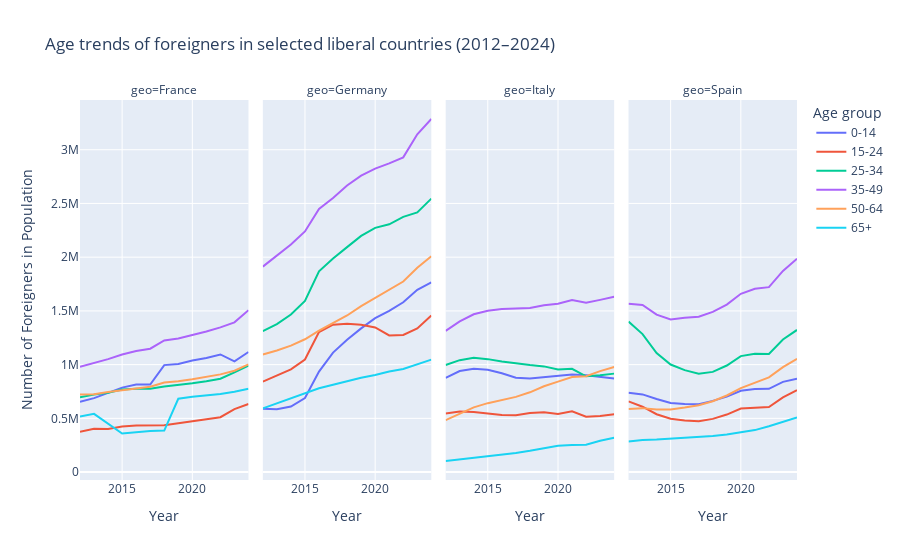

Source (notebook cell):
### Code cell
fig = px.line(
    temp_df[
        (temp_df['geo'].isin(['France', 'Germany', 'Italy', 'Spain'])) & 
        (temp_df['Sex'] == 'Total')
    ].groupby(['geo', 'year', 'age_class'], as_index=False)['Number'].sum(),
    x="year",
    y="Number",
    color="age_class",
    facet_col="geo",
    facet_col_wrap=4,
    title="Age trends of foreigners in selected liberal countries (2012–2024)",
    labels={
        "year": "Year",
        "Number": "Number of Foreigners",
        "age_class": "Age group",
    }
)

fig.update_layout(
    showlegend=True,
    xaxis_title="Year",
    yaxis_title="Number of Foreigners in Population"
)
fig.show()

### Figure 1 — Plotly figure (JSON) as saved in the notebook; plotly's stock layout.template omitted (floating-point values rounded to 4 significant figures)
{"data": [{"hovertemplate": "Age group=0-14<br>geo=France<br>Year=%{x}<br>Number of Foreigners=%{y}<extra></extra>", "legendgroup": "0-14", "line": {"color": "#636efa", "dash": "solid"}, "marker": {"symbol": "circle"}, "mode": "lines", "name": "0-14", "orientation": "v", "showlegend": true, "type": "scatter", "x": [2012, 2013, 2015, 2016, 2017, 2018, 2019, 2020, 2021, 2022, 2023, 2024], "xaxis": "x", "y": [653277, 688646, 786433, 815908, 815254, 995572, 1006639, 1037558, 1061059, 1094634, 1030064, 1117756], "yaxis": "y"}, {"hovertemplate": "Age group=0-14<br>geo=Germany<br>Year=%{x}<br>Number of Foreigners=%{y}<extra></extra>", "legendgroup": "0-14", "line": {"color": "#636efa", "dash": "solid"}, "marker": {"symbol": "circle"}, "mode": "lines", "name": "0-14", "orientation": "v", "showlegend": false, "type": "scatter", "x": [2012, 2013, 2014, 2015, 2016, 2017, 2018, 2019, 2020, 2021, 2022, 2023, 2024], "xaxis": "x2", "y": [588971, 585410, 610499, 689672, 935101, 1111993, 1231646, 1337593, 1432135, 1499692, 1580326, 1696565, 1765926], "yaxis": "y2"}, {"hovertemplate": "Age group=0-14<br>geo=Italy<br>Year=%{x}<br>Number of Foreigners=%{y}<extra></extra>", "legendgroup": "0-14", "line": {"color": "#636efa", "dash": "solid"}, "marker": {"symbol": "circle"}, "mode": "lines", "name": "0-14", "orientation": "v", "showlegend": false, "type": "scatter", "x": [2012, 2013, 2014, 2015, 2016, 2017, 2018, 2019, 2020, 2021, 2022, 2023, 2024], "xaxis": "x3", "y": [876057, 940101, 961168, 953017, 919743, 878529, 870218, 883655, 890378, 908891, 900902, 883632, 870207], "yaxis": "y3"}, {"hovertemplate": "Age group=0-14<br>geo=Spain<br>Year=%{x}<br>Number of Foreigners=%{y}<extra></extra>", "legendgroup": "0-14", "line": {"color": "#636efa", "dash": "solid"}, "marker": {"symbol": "circle"}, "mode": "lines", "name": "0-14", "orientation": "v", "showlegend": false, "type": "scatter", "x": [2012, 2013, 2014, 2015, 2016, 2017, 2018, 2019, 2020, 2021, 2022, 2023, 2024], "xaxis": "x4", "y": [739088, 723085, 680194, 643282, 632809, 631317, 662638, 702671, 757220, 773800, 775084, 839853, 868785], "yaxis": "y4"}, {"hovertemplate": "Age group=15-24<br>geo=France<br>Year=%{x}<br>Number of Foreigners=%{y}<extra></extra>", "legendgroup": "15-24", "line": {"color": "#EF553B", "dash": "solid"}, "marker": {"symbol": "circle"}, "mode": "lines", "name": "15-24", "orientation": "v", "showlegend": true, "type": "scatter", "x": [2012, 2013, 2014, 2015, 2016, 2017, 2018, 2019, 2020, 2021, 2022, 2023, 2024], "xaxis": "x", "y": [375569, 402228, 401619, 424839, 433576, 433520, 436747, 454520, 472461, 489884, 510953, 585571, 633594], "yaxis": "y"}, {"hovertemplate": "Age group=15-24<br>geo=Germany<br>Year=%{x}<br>Number of Foreigners=%{y}<extra></extra>", "legendgroup": "15-24", "line": {"color": "#EF553B", "dash": "solid"}, "marker": {"symbol": "circle"}, "mode": "lines", "name": "15-24", "orientation": "v", "showlegend": false, "type": "scatter", "x": [2012, 2013, 2014, 2015, 2016, 2017, 2018, 2019, 2020, 2021, 2022, 2023, 2024], "xaxis": "x2", "y": [841798, 895725, 956094, 1048232, 1302716, 1372207, 1381375, 1372096, 1346544, 1271421, 1276404, 1336932, 1456552], "yaxis": "y2"}, {"hovertemplate": "Age group=15-24<br>geo=Italy<br>Year=%{x}<br>Number of Foreigners=%{y}<extra></extra>", "legendgroup": "15-24", "line": {"color": "#EF553B", "dash": "solid"}, "marker": {"symbol": "circle"}, "mode": "lines", "name": "15-24", "orientation": "v", "showlegend": false, "type": "scatter", "x": [2012, 2013, 2014, 2015, 2016, 2017, 2018, 2019, 2020, 2021, 2022, 2023, 2024], "xaxis": "x3", "y": [545792, 563298, 559307, 542189, 531255, 530134, 550156, 556643, 539939, 565441, 515743, 523182, 538060], "yaxis": "y3"}, {"hovertemplate": "Age group=15-24<br>geo=Spain<br>Year=%{x}<br>Number of Foreigners=%{y}<extra></extra>", "legendgroup": "15-24", "line": {"color": "#EF553B", "dash": "solid"}, "marker": {"symbol": "circle"}, "mode": "lines", "name": "15-24", "orientation": "v", "showlegend": false, "type": "scatter", "x": [2012, 2013, 2014, 2015, 2016, 2017, 2018, 2019, 2020, 2021, 2022, 2023, 2024], "xaxis": "x4", "y": [657659, 608419, 538777, 497140, 480206, 472641, 495185, 535413, 591794, 595422, 606021, 695725, 762370], "yaxis": "y4"}, {"hovertemplate": "Age group=25-34<br>geo=France<br>Year=%{x}<br>Number of Foreigners=%{y}<extra></extra>", "legendgroup": "25-34", "line": {"color": "#00cc96", "dash": "solid"}, "marker": {"symbol": "circle"}, "mode": "lines", "name": "25-34", "orientation": "v", "showlegend": true, "type": "scatter", "x": [2012, 2013, 2014, 2015, 2016, 2017, 2018, 2019, 2020, 2021, 2022, 2023, 2024], "xaxis": "x", "y": [696341, 720991, 737600, 767934, 776713, 774774, 797042, 810014, 825776, 844825, 868949, 927416, 991681], "yaxis": "y"}, {"hovertemplate": "Age group=25-34<br>geo=Germany<br>Year=%{x}<br>Number of Foreigners=%{y}<extra></extra>", "legendgroup": "25-34", "line": {"color": "#00cc96", "dash": "solid"}, "marker": {"symbol": "circle"}, "mode": "lines", "name": "25-34", "orientation": "v", "showlegend": false, "type": "scatter", "x": [2012, 2013, 2014, 2015, 2016, 2017, 2018, 2019, 2020, 2021, 2022, 2023, 2024], "xaxis": "x2", "y": [1311866, 1377578, 1466820, 1593375, 1868410, 1987023, 2093640, 2197877, 2273172, 2306340, 2375317, 2416005, 2545157], "yaxis": "y2"}, {"hovertemplate": "Age group=25-34<br>geo=Italy<br>Year=%{x}<br>Number of Foreigners=%{y}<extra></extra>", "legendgroup": "25-34", "line": {"color": "#00cc96", "dash": "solid"}, "marker": {"symbol": "circle"}, "mode": "lines", "name": "25-34", "orientation": "v", "showlegend": false, "type": "scatter", "x": [2012, 2013, 2014, 2015, 2016, 2017, 2018, 2019, 2020, 2021, 2022, 2023, 2024], "xaxis": "x3", "y": [996901, 1041705, 1063573, 1051286, 1029389, 1011561, 995993, 983692, 955629, 960615, 891053, 900289, 916319], "yaxis": "y3"}, {"hovertemplate": "Age group=25-34<br>geo=Spain<br>Year=%{x}<br>Number of Foreigners=%{y}<extra></extra>", "legendgroup": "25-34", "line": {"color": "#00cc96", "dash": "solid"}, "marker": {"symbol": "circle"}, "mode": "lines", "name": "25-34", "orientation": "v", "showlegend": false, "type": "scatter", "x": [2012, 2013, 2014, 2015, 2016, 2017, 2018, 2019, 2020, 2021, 2022, 2023, 2024], "xaxis": "x4", "y": [1400446, 1284461, 1107387, 1000987, 948642, 916115, 932617, 991737, 1079071, 1102221, 1099450, 1234366, 1322966], "yaxis": "y4"}, {"hovertemplate": "Age group=35-49<br>geo=France<br>Year=%{x}<br>Number of Foreigners=%{y}<extra></extra>", "legendgroup": "35-49", "line": {"color": "#ab63fa", "dash": "solid"}, "marker": {"symbol": "circle"}, "mode": "lines", "name": "35-49", "orientation": "v", "showlegend": true, "type": "scatter", "x": [2012, 2013, 2014, 2015, 2016, 2017, 2018, 2019, 2020, 2021, 2022, 2023, 2024], "xaxis": "x", "y": [979851, 1013768, 1051333, 1094222, 1125974, 1148116, 1225570, 1243880, 1272873, 1307705, 1346625, 1393752, 1506325], "yaxis": "y"}, {"hovertemplate": "Age group=35-49<br>geo=Germany<br>Year=%{x}<br>Number of Foreigners=%{y}<extra></extra>", "legendgroup": "35-49", "line": {"color": "#ab63fa", "dash": "solid"}, "marker": {"symbol": "circle"}, "mode": "lines", "name": "35-49", "orientation": "v", "showlegend": false, "type": "scatter", "x": [2012, 2013, 2014, 2015, 2016, 2017, 2018, 2019, 2020, 2021, 2022, 2023, 2024], "xaxis": "x2", "y": [1912152, 2013345, 2117675, 2239701, 2449451, 2551501, 2666462, 2759472, 2823815, 2873266, 2928848, 3143493, 3285906], "yaxis": "y2"}, {"hovertemplate": "Age group=35-49<br>geo=Italy<br>Year=%{x}<br>Number of Foreigners=%{y}<extra></extra>", "legendgroup": "35-49", "line": {"color": "#ab63fa", "dash": "solid"}, "marker": {"symbol": "circle"}, "mode": "lines", "name": "35-49", "orientation": "v", "showlegend": false, "type": "scatter", "x": [2012, 2013, 2014, 2015, 2016, 2017, 2018, 2019, 2020, 2021, 2022, 2023, 2024], "xaxis": "x3", "y": [1313676, 1402116, 1468808, 1500538, 1517993, 1519686, 1526112, 1552674, 1566073, 1600997, 1576155, 1602646, 1630995], "yaxis": "y3"}, {"hovertemplate": "Age group=35-49<br>geo=Spain<br>Year=%{x}<br>Number of Foreigners=%{y}<extra></extra>", "legendgroup": "35-49", "line": {"color": "#ab63fa", "dash": "solid"}, "marker": {"symbol": "circle"}, "mode": "lines", "name": "35-49", "orientation": "v", "showlegend": false, "type": "scatter", "x": [2012, 2013, 2014, 2015, 2016, 2017, 2018, 2019, 2020, 2021, 2022, 2023, 2024], "xaxis": "x4", "y": [1566726, 1555606, 1465612, 1420964, 1436992, 1446529, 1491182, 1558973, 1659156, 1705937, 1721184, 1872017, 1984896], "yaxis": "y4"}, {"hovertemplate": "Age group=50-64<br>geo=France<br>Year=%{x}<br>Number of Foreigners=%{y}<extra></extra>", "legendgroup": "50-64", "line": {"color": "#FFA15A", "dash": "solid"}, "marker": {"symbol": "circle"}, "mode": "lines", "name": "50-64", "orientation": "v", "showlegend": true, "type": "scatter", "x": [2012, 2013, 2014, 2015, 2016, 2017, 2018, 2019, 2020, 2021, 2022, 2023, 2024], "xaxis": "x", "y": [721831, 724814, 745330, 762011, 777325, 793523, 833173, 844799, 863830, 884650, 909206, 943593, 1003170], "yaxis": "y"}, {"hovertemplate": "Age group=50-64<br>geo=Germany<br>Year=%{x}<br>Number of Foreigners=%{y}<extra></extra>", "legendgroup": "50-64", "line": {"color": "#FFA15A", "dash": "solid"}, "marker": {"symbol": "circle"}, "mode": "lines", "name": "50-64", "orientation": "v", "showlegend": false, "type": "scatter", "x": [2012, 2013, 2014, 2015, 2016, 2017, 2018, 2019, 2020, 2021, 2022, 2023, 2024], "xaxis": "x2", "y": [1094667, 1131757, 1177456, 1236121, 1316477, 1384571, 1457542, 1544691, 1618453, 1698803, 1773181, 1902081, 2008859], "yaxis": "y2"}, {"hovertemplate": "Age group=50-64<br>geo=Italy<br>Year=%{x}<br>Number of Foreigners=%{y}<extra></extra>", "legendgroup": "50-64", "line": {"color": "#FFA15A", "dash": "solid"}, "marker": {"symbol": "circle"}, "mode": "lines", "name": "50-64", "orientation": "v", "showlegend": false, "type": "scatter", "x": [2012, 2013, 2014, 2015, 2016, 2017, 2018, 2019, 2020, 2021, 2022, 2023, 2024], "xaxis": "x3", "y": [483517, 546238, 602596, 641536, 670299, 700127, 742537, 798428, 841755, 884238, 892675, 940087, 977628], "yaxis": "y3"}, {"hovertemplate": "Age group=50-64<br>geo=Spain<br>Year=%{x}<br>Number of Foreigners=%{y}<extra></extra>", "legendgroup": "50-64", "line": {"color": "#FFA15A", "dash": "solid"}, "marker": {"symbol": "circle"}, "mode": "lines", "name": "50-64", "orientation": "v", "showlegend": false, "type": "scatter", "x": [2012, 2013, 2014, 2015, 2016, 2017, 2018, 2019, 2020, 2021, 2022, 2023, 2024], "xaxis": "x4", "y": [588029, 595294, 581654, 582153, 600158, 621598, 659389, 713031, 781418, 834558, 881255, 976950, 1054418], "yaxis": "y4"}, {"hovertemplate": "Age group=65+<br>geo=France<br>Year=%{x}<br>Number of Foreigners=%{y}<extra></extra>", "legendgroup": "65+", "line": {"color": "#19d3f3", "dash": "solid"}, "marker": {"symbol": "circle"}, "mode": "lines", "name": "65+", "orientation": "v", "showlegend": true, "type": "scatter", "x": [2012, 2013, 2015, 2016, 2017, 2018, 2019, 2020, 2021, 2022, 2023, 2024], "xaxis": "x", "y": [517856, 541659, 358996, 369924, 382789, 386717, 682319, 701107, 714387, 727672, 748327, 775986], "yaxis": "y"}, {"hovertemplate": "Age group=65+<br>geo=Germany<br>Year=%{x}<br>Number of Foreigners=%{y}<extra></extra>", "legendgroup": "65+", "line": {"color": "#19d3f3", "dash": "solid"}, "marker": {"symbol": "circle"}, "mode": "lines", "name": "65+", "orientation": "v", "showlegend": false, "type": "scatter", "x": [2012, 2013, 2014, 2015, 2016, 2017, 2018, 2019, 2020, 2021, 2022, 2023, 2024], "xaxis": "x2", "y": [592940, 639884, 686692, 732673, 779803, 812694, 848203, 877563, 903903, 935531, 958977, 1000059, 1046588], "yaxis": "y2"}, {"hovertemplate": "Age group=65+<br>geo=Italy<br>Year=%{x}<br>Number of Foreigners=%{y}<extra></extra>", "legendgroup": "65+", "line": {"color": "#19d3f3", "dash": "solid"}, "marker": {"symbol": "circle"}, "mode": "lines", "name": "65+", "orientation": "v", "showlegend": false, "type": "scatter", "x": [2012, 2013, 2014, 2015, 2016, 2017, 2018, 2019, 2020, 2021, 2022, 2023, 2024], "xaxis": "x3", "y": [103258, 117035, 131714, 146679, 162363, 178596, 198435, 221066, 245863, 251712, 254188, 291505, 320449], "yaxis": "y3"}, {"hovertemplate": "Age group=65+<br>geo=Spain<br>Year=%{x}<br>Number of Foreigners=%{y}<extra></extra>", "legendgroup": "65+", "line": {"color": "#19d3f3", "dash": "solid"}, "marker": {"symbol": "circle"}, "mode": "lines", "name": "65+", "orientation": "v", "showlegend": false, "type": "scatter", "x": [2012, 2013, 2014, 2015, 2016, 2017, 2018, 2019, 2020, 2021, 2022, 2023, 2024], "xaxis": "x4", "y": [284082, 297719, 302728, 309459, 320527, 329453, 336311, 348937, 372619, 390764, 426140, 470709, 508847], "yaxis": "y4"}], "layout": {"annotations": [{"font": {}, "showarrow": false, "text": "geo=France", "x": 0.1175, "xanchor": "center", "xref": "paper", "y": 1, "yanchor": "bottom", "yref": "paper"}, {"font": {}, "showarrow": false, "text": "geo=Germany", "x": 0.3725, "xanchor": "center", "xref": "paper", "y": 1, "yanchor": "bottom", "yref": "paper"}, {"font": {}, "showarrow": false, "text": "geo=Italy", "x": 0.6275, "xanchor": "center", "xref": "paper", "y": 1, "yanchor": "bottom", "yref": "paper"}, {"font": {}, "showarrow": false, "text": "geo=Spain", "x": 0.8825, "xanchor": "center", "xref": "paper", "y": 1, "yanchor": "bottom", "yref": "paper"}], "legend": {"title": {"text": "Age group"}, "tracegroupgap": 0}, "showlegend": true, "title": {"text": "Age trends of foreigners in selected liberal countries (2012–2024)"}, "xaxis": {"anchor": "y", "domain": [0, 0.235], "title": {"text": "Year"}}, "xaxis2": {"anchor": "y2", "domain": [0.255, 0.49], "matches": "x", "title": {"text": "Year"}}, "xaxis3": {"anchor": "y3", "domain": [0.51, 0.745], "matches": "x", "title": {"text": "Year"}}, "xaxis4": {"anchor": "y4", "domain": [0.765, 1.0], "matches": "x", "title": {"text": "Year"}}, "yaxis": {"anchor": "x", "domain": [0, 1], "title": {"text": "Number of Foreigners in Population"}}, "yaxis2": {"anchor": "x2", "domain": [0, 1], "matches": "y", "showticklabels": false}, "yaxis3": {"anchor": "x3", "domain": [0, 1], "matches": "y", "showticklabels": false}, "yaxis4": {"anchor": "x4", "domain": [0, 1], "matches": "y", "showticklabels": false}}}
